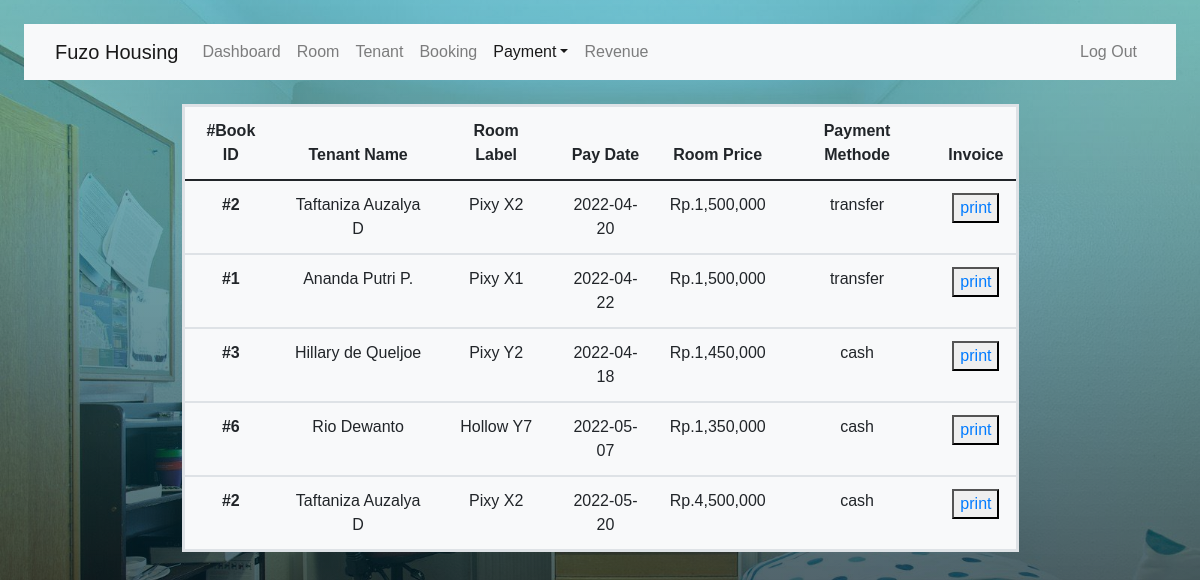
The page /admin/payment_data.php on the database its author committed.
### tables this page shows
CREATE TABLE `payment` (
  `pay_id` int(10) NOT NULL,
  `book_id` int(10) NOT NULL,
  `tenant_name` varchar(50) NOT NULL,
  `tenant_id` int(20) NOT NULL,
  `room_id` int(10) NOT NULL,
  `room_label` varchar(50) NOT NULL,
  `pay_date` date NOT NULL,
  `payment_total` int(50) NOT NULL,
  `pay_methode` varchar(20) NOT NULL
);

### admin/payment_data.php (the view, shortened to what this page needs)
<?php
include "conn.php";
$result = mysqli_query($conn, "SELECT * FROM payment");
?>
<!DOCTYPE html>
<html lang="en">
<head>
<link rel="stylesheet" href="css/button.css">
<link href="https://cdn.jsdelivr.net/npm/bootstrap@5.0.2/dist/css/bootstrap.min.css" rel="stylesheet">
<link rel="stylesheet" href="https://cdn.jsdelivr.net/npm/bootstrap@4.3.1/dist/css/bootstrap.min.css">
</head>
<body>
<div class="m-4">
    <nav class="navbar navbar-expand-lg navbar-light bg-light">
        <div class="container-fluid">
            <a href="index.php" class="navbar-brand">Fuzo Housing</a>
            <div class="collapse navbar-collapse" id="navbarCollapse">
                <div class="navbar-nav">
                    <a href="index.php" class="nav-item nav-link">Dashboard</a>
                    <a href="room.php" class="nav-item nav-link">Room</a>
                    <a href="tenant.php" class="nav-item nav-link">Tenant</a>
                    <a href="booking.php" class="nav-item nav-link">Booking</a>
                    <div class="nav-item dropdown">
                        <a href="payment_data.php" class="nav-link dropdown-toggle active" data-bs-toggle="dropdown">Payment</a>
                    </div>
                    <a href="revenue.php" class="nav-item nav-link" tabindex="-1">Revenue</a>
                </div>
                <div class="navbar-nav ms-auto">
                    <a href="logout.php" class="nav-item nav-link " tabindex="-1">Log Out</a>
                </div>
            </div>
        </div>
    </nav>
</div>
<div class="row">
  <div class="column">
  <div class="column1">
    <table class="table table-hover bg-light">
  <thead>
    <tr>
      <th scope="col">#Book ID</th>
      <th scope="col">Tenant Name</th>
      <th scope="col">Room Label</th>
      <th scope="col">Pay Date</th>
      <th scope="col">Room Price</th>
      <th scope="col">Payment Methode</th>
      <th scope="col">Invoice</th>
    </tr>
  </thead>
    <?php while ($row = mysqli_fetch_assoc($result)):?>
  <tbody>
    <tr>
      <th scope="row">#<?php echo $row["book_id"];?></th>
      <td><?php echo $row["tenant_name"];?></td>
      <td><?php echo $row["room_label"];?></td>
      <td><?php echo $row["pay_date"];?></td>
      <td><?php echo 'Rp.',number_format($row["payment_total"]);?></td>
      <td><?php echo $row["pay_methode"];?></td>
      <td><button class="button" id="button1"><a href="invoice-db copy.php?pay_id=<?php echo $row["pay_id"]; ?>">print</a></button></td>
    </tr>
    <?php endwhile; ?>
  </tbody>
</table>
  </div>
  </div>
</body>
</html>

### admin/payment_data.php (style rules this page uses)
* { font-family: sans-serif; }
body { margin: 0; background-image: linear-gradient(rgba(12, 155, 171, 0.5), rgba(0,0,10,0.75)),url(images/1stfloor.jpeg); background-size: cover; background-position: center; }
table { border-collapse: collapse; width: 100%; border: solid blue; text-align: center; }
.column { width: 70%; height: 85vh; margin-left:auto; margin-right:auto; overflow-y: auto; }

### rows shown on the page
payment: book "2", tenant_name "Taftaniza Auzalya D", room_label "Pixy X2", pay_date "2022-04-20", payment_total "1,500,000", pay_methode "transfer"
payment: book "1", tenant_name "Ananda Putri P.", room_label "Pixy X1", pay_date "2022-04-22", payment_total "1,500,000", pay_methode "transfer"
payment: book "3", tenant_name "Hillary de Queljoe", room_label "Pixy Y2", pay_date "2022-04-18", payment_total "1,450,000", pay_methode "cash"
payment: book "6", tenant_name "Rio Dewanto", room_label "Hollow Y7", pay_date "2022-05-07", payment_total "1,350,000", pay_methode "cash"
payment: book "2", tenant_name "Taftaniza Auzalya D", room_label "Pixy X2", pay_date "2022-05-20", payment_total "4,500,000", pay_methode "cash"
